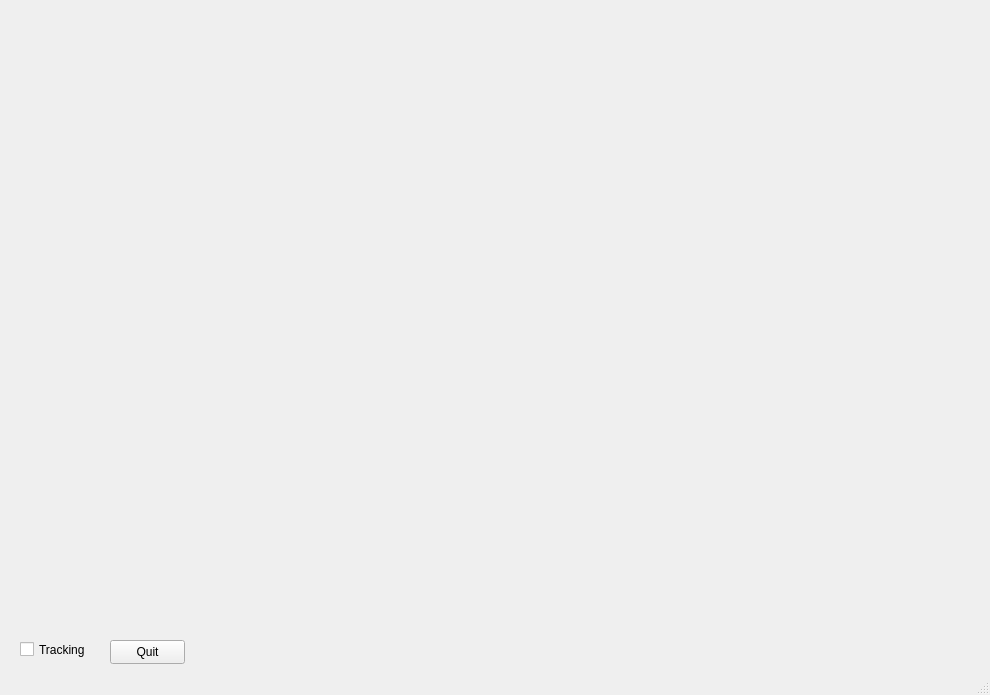
<ui version="4.0" >
 <class>MainWindow</class>
 <widget class="QMainWindow" name="MainWindow" >
  <property name="geometry" >
   <rect>
    <x>0</x>
    <y>0</y>
    <width>990</width>
    <height>695</height>
   </rect>
  </property>
  <property name="windowTitle" >
   <string>IGSTK: Tracking Example Using QTWidget </string>
  </property>
  <widget class="QWidget" name="centralwidget" >
   <widget class="igstk::QTWidget" native="1" name="Display3D" >
    <property name="geometry" >
     <rect>
      <x>0</x>
      <y>10</y>
      <width>940</width>
      <height>630</height>
     </rect>
    </property>
   </widget>
   <widget class="QPushButton" name="QuitPushButton" >
    <property name="geometry" >
     <rect>
      <x>110</x>
      <y>640</y>
      <width>75</width>
      <height>24</height>
     </rect>
    </property>
    <property name="text" >
     <string>Quit</string>
    </property>
   </widget>
   <widget class="QCheckBox" name="TrackingCheckBox" >
    <property name="geometry" >
     <rect>
      <x>20</x>
      <y>640</y>
      <width>80</width>
      <height>19</height>
     </rect>
    </property>
    <property name="text" >
     <string>Tracking</string>
    </property>
   </widget>
  </widget>
  <widget class="QMenuBar" name="menubar" >
   <property name="geometry" >
    <rect>
     <x>0</x>
     <y>0</y>
     <width>990</width>
     <height>19</height>
    </rect>
   </property>
  </widget>
  <widget class="QStatusBar" name="statusbar" />
 </widget>
 <customwidgets>
  <customwidget>
   <class>igstk::QTWidget</class>
   <extends></extends>
   <header>igstkQTWidget.h</header>
  </customwidget>
 </customwidgets>
 <resources/>
 <connections/>
</ui>
